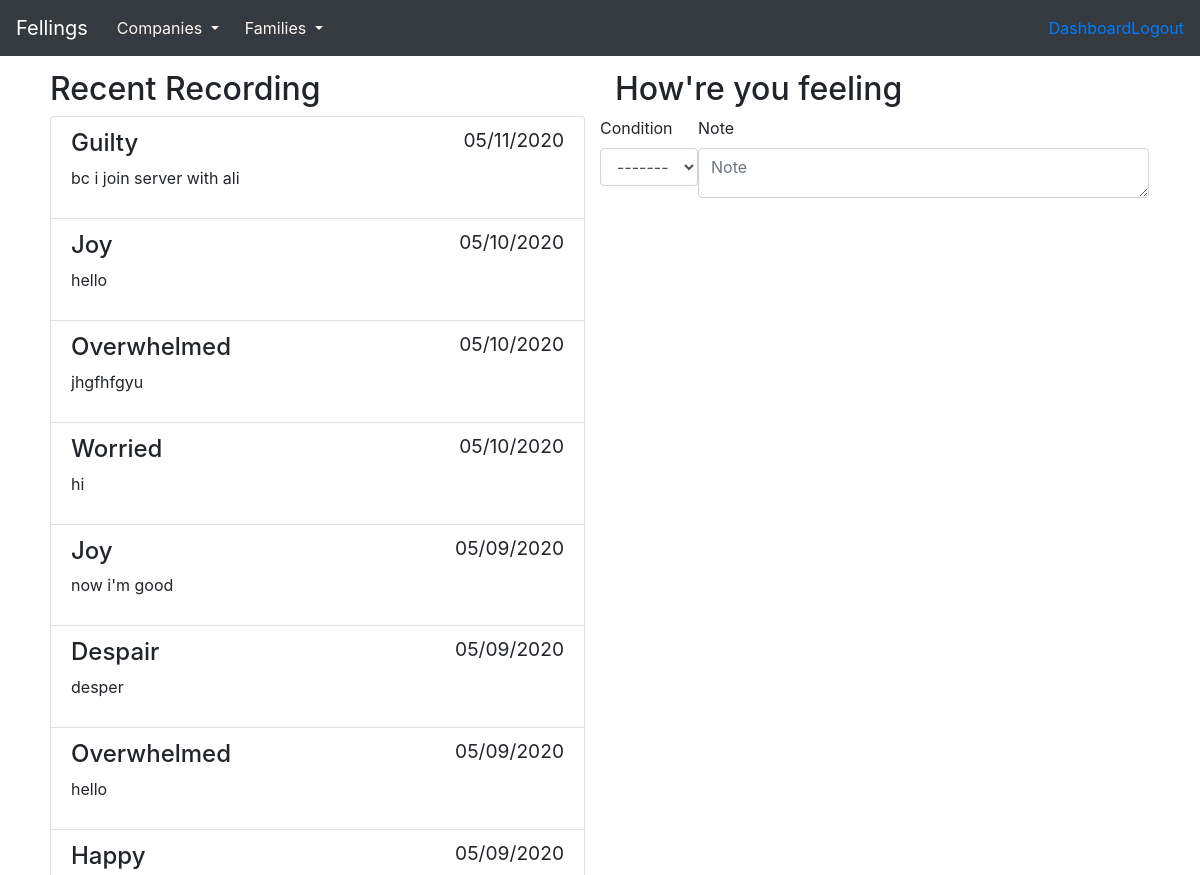
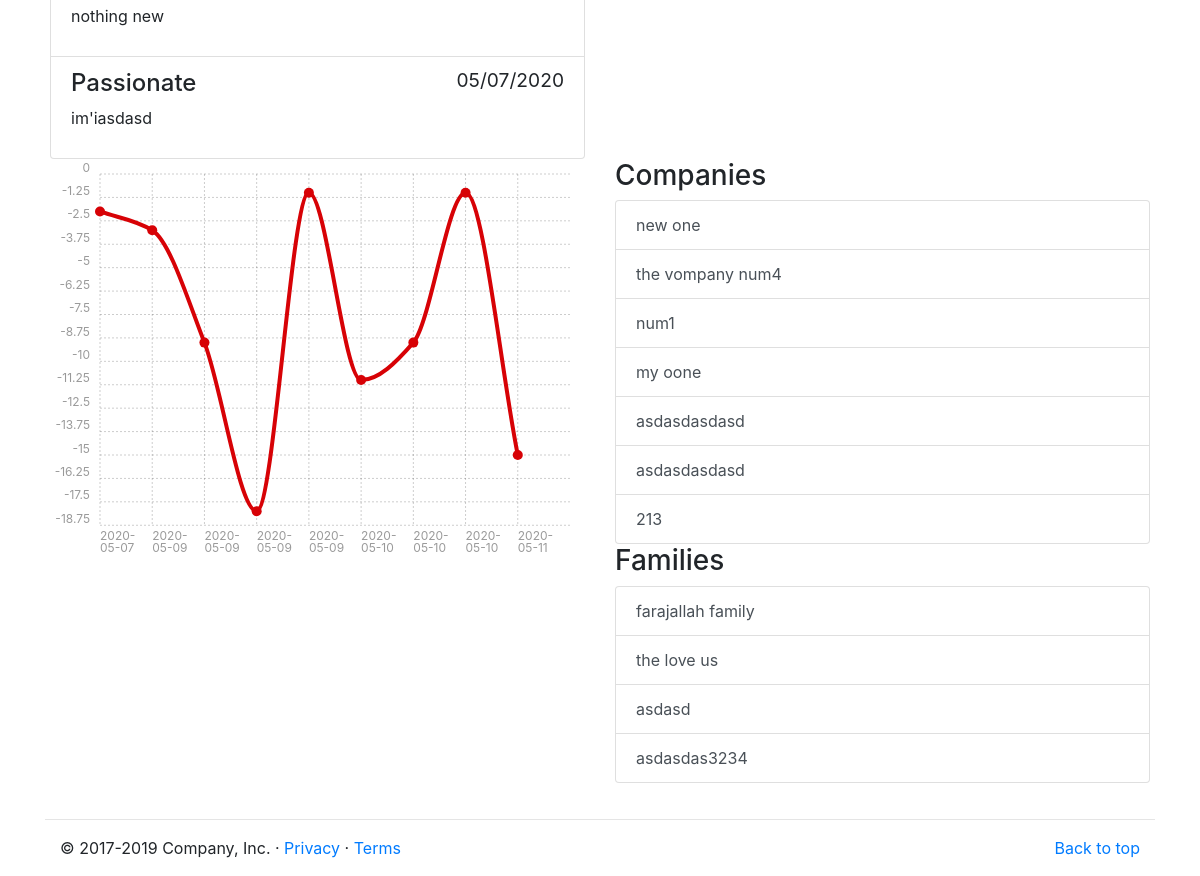
Page /users/dashboard/ (signed in) on the committed database (2 pictures, top to bottom).
### thoughts/models.py (models this page shows, shortened)
class Thought(models.Model):
    user = models.ForeignKey(User, on_delete=models.CASCADE, related_name="thoughts")
    recorded_at = models.DateTimeField(default=timezone.now, editable=False)
    condition = models.IntegerField(choices=CONDITIONS)
    note = models.TextField(blank=True, default="")
    class Meta:
        ordering = ["-recorded_at"]

### groups/models.py (models this page shows, shortened)
class Group(models.Model):
    created_at = models.DateTimeField(default=timezone.now)
    created_by = models.ForeignKey(
        User, on_delete=models.CASCADE, related_name="%(class)s_created"
    )
    name = models.CharField(max_length=255)
    slug = AutoSlugField(populate_from="name", default="", unique=True)
    description = models.TextField(default="")
    class Meta:
        abstract = True

class Company(Group):
    members = models.ManyToManyField(User, related_name="companies")
    class Meta:
        verbose_name_plural = "companies"

class Family(Group):
    members = models.ManyToManyField(User, related_name="families")
    class Meta:
        verbose_name_plural = "families"

### users/views.py (the view, shortened to what this page needs)
# urls.py: path("dashboard/", views.Dashboard.as_view(), name="dashboard"),
class Dashboard(LoginRequiredMixin, SelectRelatedMixin, generic.TemplateView):
    model = User
    select_related = "thoughts"
    template_name = "users/dashboard.html"

### thoughts/form.py
class ThoughtForm(forms.ModelForm):
    class Meta:
        fields = ["condition", "note"]
        model = models.Thought

### thoughts/templatetags/thought_tags.py (called while the page is built)
@register.inclusion_tag("thoughts/_form.html")
def thought_form():
    form = ThoughtForm()
    return {"form": form}

@register.simple_tag(takes_context=True)
def chart_data(context):
    user = context["user"]
    ten_days_ago = timezone.now() - datetime.timedelta(days=10)
    thoughts = user.thoughts.filter(recorded_at__gte=ten_days_ago).order_by(
        "recorded_at"
    )
    return json.dumps(
        {
            "labels": [
                thought.recorded_at.strftime("%Y-%m-%d") for thought in thoughts
            ],
            "series": [[thought.condition * -1 for thought in thoughts]],
        }
    )

### users/templates/users/dashboard.html (shortened to what this page needs)
{% extends 'layout.html' %}
{% load static %}
{% load thought_tags %}
{% block content %}
<div class="container" style="padding: 20px;">
    <dev class="row">
        <div class="col-md-6">
            <h2>Recent Recording</h2>
            <div class="list-group">
                {% for thought in user.thoughts.all %}
                <div class="list-group-item">
                    <h4 class="list-group-item-heading">
                        <time class="small float-right" datetime="{{ thought.recorded_at }}">
                            {{ thought.recorded_at|date:'SHORT_DATE_FORMAT' }}
                        </time>
                        {{ thought.get_condition_display}}
                    </h4>
                    {% if thought.note %}
                    {{ thought.note|linebreaks }}
                    {% endif %}
                </div>
                {% endfor %}
            </div>
        </div>
        <dev class="col-md-6">
            {% thought_form %}
        </dev>
    </dev>
    <div class="row">
        <div class="col-md-6">
            <div class="ct-chart ct-perfect-fourth"></div>
        </div>
        <div class="col-md-6">
            <h3>Companies</h3>
            <div class="list-group">
                {% for company in user.companies.all %}
                <a href="{% url 'groups:detail-com' slug=company.slug %}"
                    class="list-group-item list-group-item-action ">{{ company.name }}</a>
                {% endfor %}
            </div>
            <h3>Families</h3>
            <div class="list-group">
                {% for family in user.families.all %}
                <a href="{% url 'groups:detail-fam' slug=family.slug %}"
                    class="list-group-item list-group-item-action ">{{ family.name }}</a>
                {% endfor %}
            </div>
        </div>
    </div>
</div>
{% endblock %}
{% block css %}
<link rel="stylesheet" href='{% static "js/chartist/chartist.min.css" %}'>
{% endblock %}

### assets/css/feelings.css (style rules this page uses)
body { padding-top: 50px; }

### rows in the picture
Thought: recorded_at "05/11/2020", condition "Guilty", note "bc i join server with ali"
Thought: recorded_at "05/10/2020", condition "Joy", note "hello"
Thought: recorded_at "05/10/2020", condition "Overwhelmed", note "jhgfhfgyu"
Thought: recorded_at "05/10/2020", condition "Worried", note "hi"
Thought: recorded_at "05/09/2020", condition "Joy", note "now i'm good"
Thought: recorded_at "05/09/2020", condition "Despair", note "desper"
Thought: recorded_at "05/09/2020", condition "Overwhelmed", note "hello"
Thought: recorded_at "05/09/2020", condition "Happy", note "nothing new"
Thought: recorded_at "05/07/2020", condition "Passionate", note "im'iasdasd"
Company: name "new one"
Company: name "the vompany num4"
Company: name "num1"
Company: name "my oone"
Company: name "asdasdasdasd"
Company: name "asdasdasdasd"
Company: name "213"
Family: name "farajallah family"
Family: name "the love us"
Family: name "asdasd"
Family: name "asdasdas3234"
